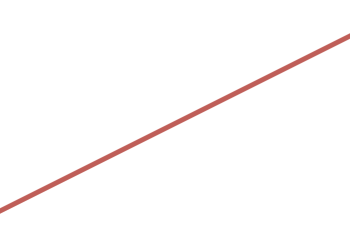
#> input picture fht/data/1.png, 350 x 228 px
$ jupyter execute --allow-errors solution.ipynb   (shell and % lines are left out)
#> lines starting #> are read from the running program, lines starting #| are printed output that depends on the picture; long printed decimals are rounded
# Fast Hough Transform

## Решение

Решение было основано на [статье](http://www.jip.ru/2017/294-308-2017.pdf).
Алгоритм FHT реализован для преимущественно-горизонтальных прямых с наклоном вниз (t < 0).

Для поиска прямых другого типа и применения найденного угла наклона строк предлагается повернуть или отобразить изображение таким образом, чтобы задача состояла в поиске ПГП с наклоном вверх:

```
- ПГП + t > 0: rotate(angle)
- ПГП + t < 0: img[::-1, :]; get angle; img[::-1, :]; rotate(angle)
- ПВП + t < 0: rotate(90); get angle; rotate(-90); rotate(angle)
- ПВП + t > 0: rotate(90); img[::-1, :]; get angle; rotate(90); img[::-1, :]; rotate(angle)
```

[cell 1]

import cv2
import time
import numpy as np
import matplotlib.pyplot as plt
from tqdm import tqdm

import sys
sys.setrecursionlimit(2000)

DATA_PATH = './data/'

[cell 2]
def merge_parts(p0, p1):
    h = p0.shape[0]
#> h = 83
    w = p0.shape[1] * 2
#> w = 2
    A = np.zeros((h, w))

    for strip in range(w):
        strip_ = int(strip / 2)
        shift = strip - strip_
        A[:, strip] = p0[:, strip_] + np.concatenate([p1[shift:, strip_], p1[:shift, strip_]], axis = 0)
#> after the loop, A = 83 pairs, first value 71 to 254, second value 38 to 254
    return A


def fht(img):
    h, w = img.shape
    if w < 2:
        return img[:, 0].reshape((h, 1))
    else:
        mid = w // 2
        return merge_parts(fht(img[:, :mid]), fht(img[:, mid:]))
#> after the loop in merge_parts (call 3), `for strip in range(w):`: A = 83 rows, first 6: [508, 508, 508, 508], [508, 508, 508, 508], [508, 508, 508, 508], [508, 508, 508, 504], [508, 508, 501, 293], [422, 339, 80, 282]
#> after the loop in merge_parts (call 6), `for strip in range(w):`: A = 83 rows, first 6: [508, 508, 508, 508], [508, 508, 508, 508], [508, 508, 508, 508], [508, 508, 508, 508], [508, 508, 508, 508], [508, 508, 508, 508]
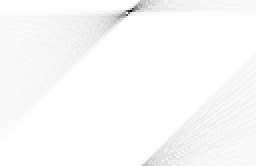
#> returned value: shape (83, 128) float64 (shown 2 times larger); min 2811, max 16256, mean 16019.1; drawn with min black and max white


def rotate(img, angle):
    h, w = img.shape
    center = (h / 2, w / 2)
    rot = cv2.getRotationMatrix2D(center, angle, 1.0)
    img = cv2.warpAffine(img, rot, (w, h), flags=cv2.INTER_NEAREST)
    return img


def get_angle(a, ext=False):
#> called with ext = False
    h, w = a.shape
#> h = 83; w = 128
    max_idx = np.argmax(np.var(a, axis=0))
#> max_idx = 65
#     max_value = max(a[max_idx, :])
    max_var = np.var(a, axis=0)[max_idx]
#> max_var = 2390930.6
    angle = np.rad2deg(np.arctan(max_idx / w))
#> angle = 26.92
#| Tilt angle:  26.922
#> in rotate, `rot = cv2.getRotationMatrix2D(center, angle, 1.0)`: rot = [[0.892, -0.453, 91.59], [0.453, 0.892, -32.65]]
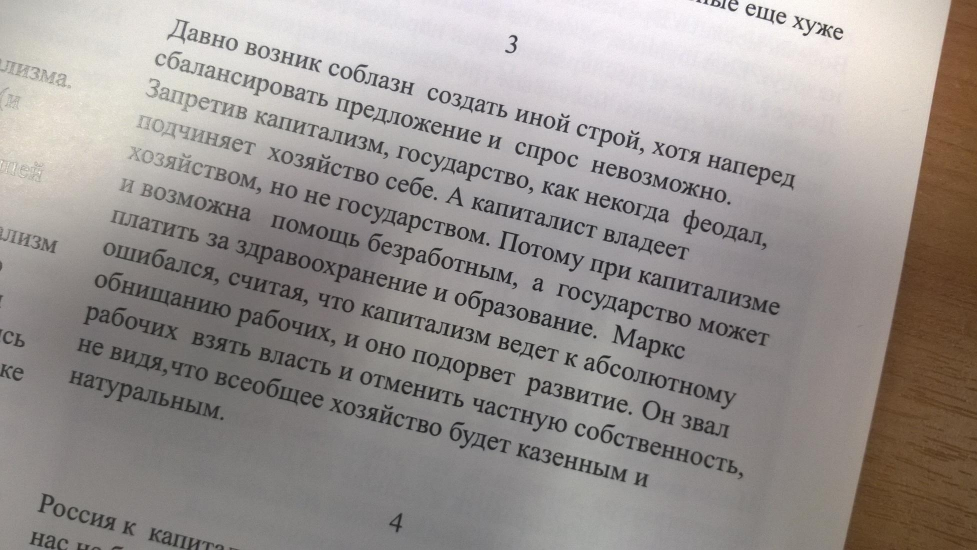
#> input picture fht/data/1.jpg, 1954 x 1100 px (shown at 1/2 size)
#> `img_canny = cv2.Canny(img, 100, 200, 3)`:
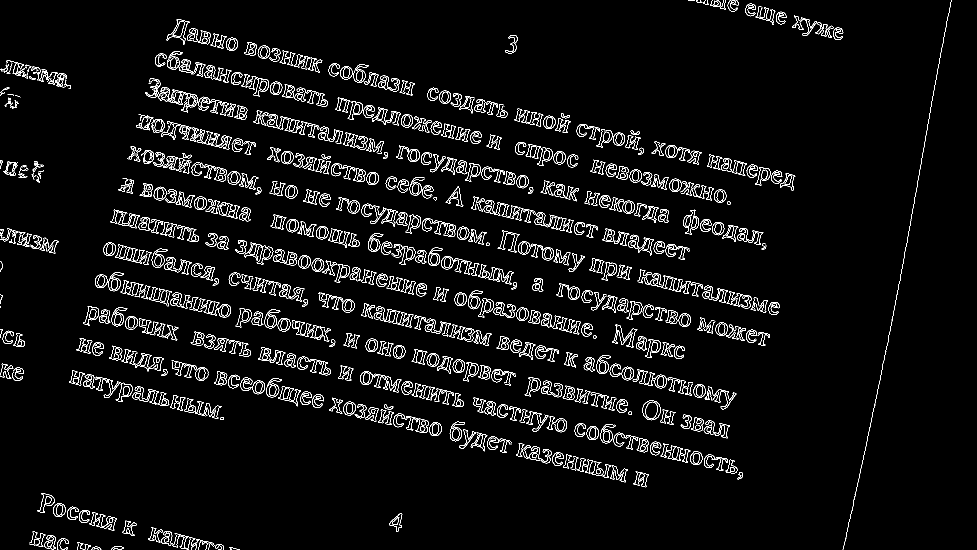
#> img_canny: shape (1100, 1954) (shown at 1/2 size); 4.2% white in thin lines or dots

    if ext:
        return (a, max_idx), (max_var, angle)
    return angle


def get_fht_angle(img, visualize=True):
#> called with visualize = True
    h, w = np.array(img).shape
#> h = 1100; w = 1954
    rotated = np.rot90(img, 1)
#> rotated: shape (1954, 1100); 4.2% white in thin lines or dots
    h_r, w_r = rotated.shape
#> h_r = 1954; w_r = 1100

    if w & (w - 1) != 0:
        w_pow = 128
        scale = w_pow / w
#> scale = 0.0655
        img = cv2.resize(img, (int(w_pow), int(scale * h)), cv2.INTER_CUBIC)
#> img: shape (72, 128)

    if w_r & (w_r - 1) != 0:
        w_pow = 128
        scale_r = w_pow / w_r
#> scale_r = 0.116
        rotated = cv2.resize(rotated, (int(w_pow), int(scale_r * h_r)), cv2.INTER_CUBIC)
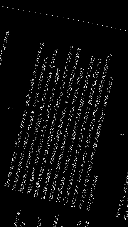
#> rotated: shape (227, 128); min 0, max 255, mean 10.5

    cases = ['identical', 'rotated', 'mirror', 'rotated & mirror']
    i_vis, i_val = get_angle(fht(img), True)
#> i_val = (1618898.3, 14.04)
    r_vis, r_val = get_angle(fht(rotated), True)
#> call 3 of get_angle, with ext = True
#> in get_angle (call 3), `max_idx = np.argmax(np.var(a, axis=0))`: max_idx = 26
#> in get_angle (call 3), `max_idx = np.argmax(np.var(a, axis=0))`:
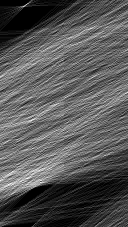
#> a: shape (227, 128) float64; min 0, max 3486, mean 1191.3; drawn with min black and max white
#> in get_angle (call 3), `max_var = np.var(a, axis=0)[max_idx]`: max_var = 627811.1
#> in get_angle (call 3), `angle = np.rad2deg(np.arctan(max_idx / w))`: angle = 11.48
#> r_val = (627811.1, 11.48)
    m_vis, m_val = get_angle(fht(img[::-1, :]), True)
#> call 4 of get_angle, with ext = True
#> in get_angle (call 4), `max_idx = np.argmax(np.var(a, axis=0))`: max_idx = 1
#> in get_angle (call 4), `max_idx = np.argmax(np.var(a, axis=0))`:
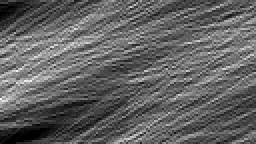
#> a: shape (72, 128) float64 (shown 2 times larger); min 0, max 3144, mean 1211.9; drawn with min black and max white
#> in get_angle (call 4), `max_var = np.var(a, axis=0)[max_idx]`: max_var = 549409
#> in get_angle (call 4), `angle = np.rad2deg(np.arctan(max_idx / w))`: angle = 0.448
#> m_val = (549409, 0.448)
    mr_vis, mr_val = get_angle(fht(rotated[::-1, :]), True)
#> in get_angle (call 5), `max_idx = np.argmax(np.var(a, axis=0))`: max_idx = 9
#> in get_angle (call 5), `max_idx = np.argmax(np.var(a, axis=0))`:
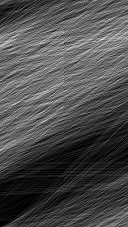
#> a: shape (227, 128) float64; min 0, max 3942, mean 1191.3; drawn with min black and max white
#> in get_angle (call 5), `max_var = np.var(a, axis=0)[max_idx]`: max_var = 565891.9
#> in get_angle (call 5), `angle = np.rad2deg(np.arctan(max_idx / w))`: angle = 4.02
#> mr_val = (565891.9, 4.02)
    vals = np.array([i_val, r_val, m_val, mr_val])
#> vals = [[1618898.3, 14.04], [627811.1, 11.48], [549409, 0.448], [565891.9, 4.02]]

    if visualize:
        f, ax = plt.subplots(2, 2, figsize = (10, 10))
        f.suptitle('FHT for all possible cases')
        ax[0, 0].imshow(i_vis[0], cmap='gray')
        ax[0, 0].plot([i_vis[1]] * int(scale * h), np.arange(int(scale * h)), 'r')
        ax[0, 0].set_title(cases[0])
        ax[0, 1].imshow(r_vis[0], cmap='gray')
        ax[0, 1].plot([r_vis[1]] * int(scale_r * h_r), np.arange(int(scale_r * h_r)), 'r')
        ax[0, 1].set_title(cases[1])
        ax[1, 0].imshow(m_vis[0], cmap='gray')
        ax[1, 0].plot([m_vis[1]] * int(scale * h), np.arange(int(scale * h)), 'r')
        ax[1, 0].set_title(cases[2])
        ax[1, 1].imshow(mr_vis[0], cmap='gray')
        ax[1, 1].plot([mr_vis[1]] * int(scale_r * h_r), np.arange(int(scale_r * h_r)), 'r')
        ax[1, 1].set_title(cases[3])
        plt.show()
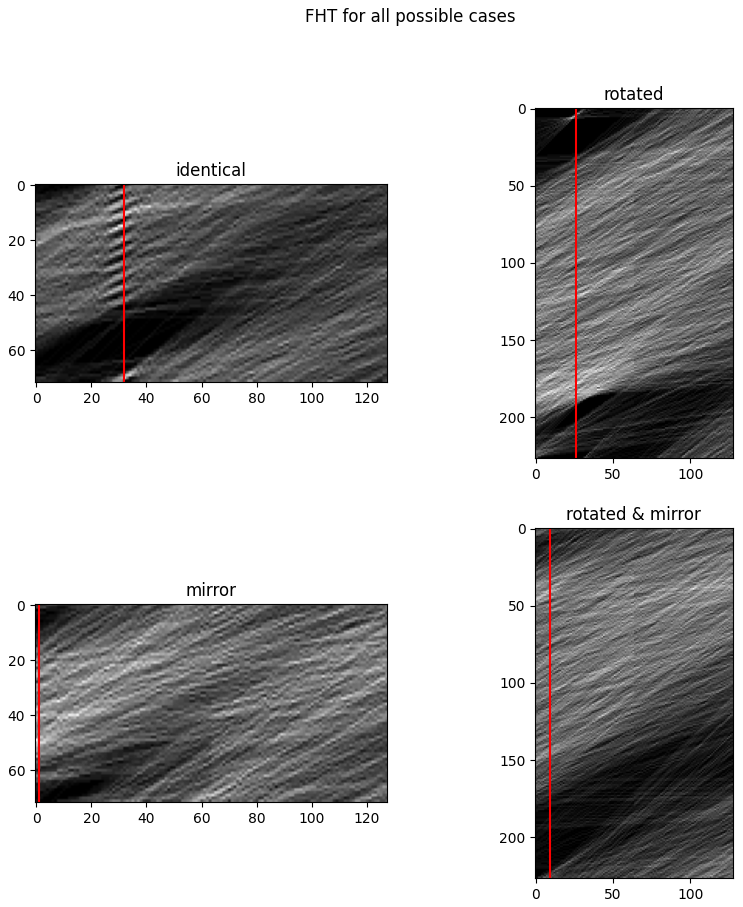
#> figure drawn by matplotlib, 4 panels

    max_var = np.argmax(vals[:, 0])
#> max_var = 0
#> `case, angle = get_fht_angle(img_canny)`: case = 'identical'; angle = 14.04
#| Case: identical
#| Tilt angle: 14.036

    return list(zip(cases, vals[:, 1]))[max_var]

### Пример работы алгоритма на простом изображении

Алгоритм реализован для ПГП с наклоном вниз, поэтому нам нужно отразить изображение, чтобы можно было применить алгоритм.

[cell 3]
img = cv2.imread(DATA_PATH + '1.png', cv2.IMREAD_GRAYSCALE)
h, w = img.shape

plt.figure(figsize=(6, 6))
plt.title('Input image')
plt.imshow(img, cmap='gray')
plt.axis('off')
plt.show()

img_m = img[::-1, :]
img_m = cv2.resize(img_m, (int(128), int(128 / w * h)), cv2.INTER_CUBIC)

fht_res = fht(img_m)
plt.title('FHT')
plt.imshow(fht_res, cmap='gray')
plt.axis('off')
plt.show()

angle = get_angle(fht_res)
print('Tilt angle: ', angle)
img = rotate(img, -angle)

plt.figure(figsize=(6, 6))
plt.title('Output image')
plt.imshow(img, cmap='gray')
plt.axis('off')
plt.show()

### Описание решения

Для получения решения алгоритм запускается для обнаружения всех возможных видов прямых, \
то есть применяется 4 вида преобразований и для каждого находится угол наклона строк. \
Для получения угла мы находим столбец с максимальной дисперсией, дальше считаем его отношение к ширине, вычисляем arctan и тд. \
Теперь, чтобы определить, какое преобразование лучше всего нашло ПГП с наклоном вниз, а, соответственно, и угол, \
возьмем максимум по всем максимальным дисперсиям преобразований и вернем соответствующий угол.

#> (a cell that did not finish here is left out)

#> call 2 of rotate, with angle = 14.04
#> in rotate (call 2), `rot = cv2.getRotationMatrix2D(center, angle, 1.0)`: rot = [[0.97, 0.243, -220.5], [-0.243, 0.97, 162.6]]
#> in rotate (call 2), `img = cv2.warpAffine(img, rot, (w, h), flags=cv2.INTER_NEAREST)`:
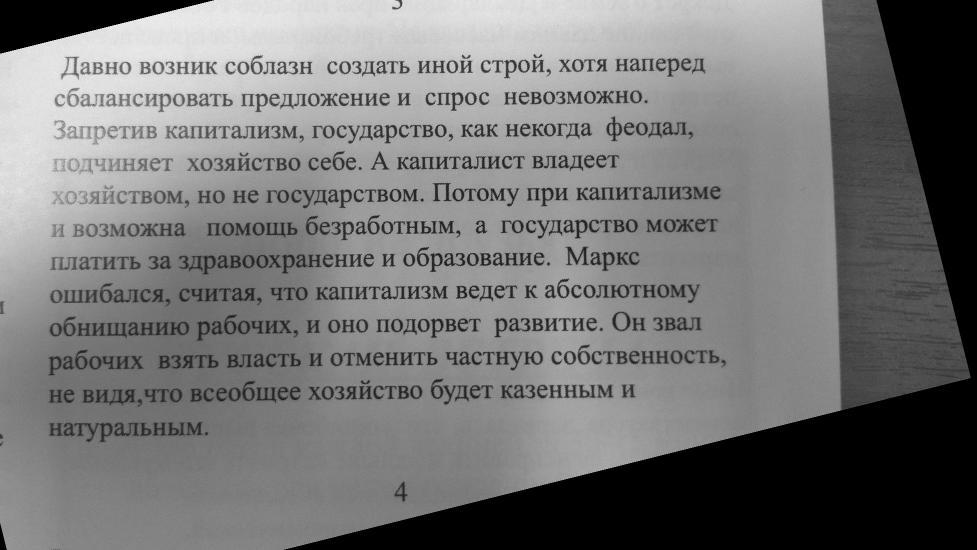
#> img: shape (1100, 1954) (shown at 1/2 size); min 0, max 243, mean 117.3
    plt.figure(figsize=(10, 10))
    plt.title('Transformed image')
    plt.imshow(img, cmap='gray')
    plt.axis('off')
    plt.show()

    print('-' * 90)
    print()

## Выводы

[cell 5]
sizes = [(8, 8), (64, 64), (256, 256), (512, 512), (1024, 1024), (2048, 2048), (4096, 4096)]
area_by_time = []

for size in tqdm(sizes):
    img = np.random.uniform(low=0, high=255, size=size)
    start_time = time.time()
    a = fht(img)
    end_time = time.time()
    area_by_time.append((size[0] * size[1] * 1e-6 , (end_time - start_time) * 1e3))

area_by_time = np.array(area_by_time)

plt.plot(area_by_time[:, 0], area_by_time[:, 1])
plt.xlabel('Area mp')
plt.ylabel('Time ms')
plt.show()
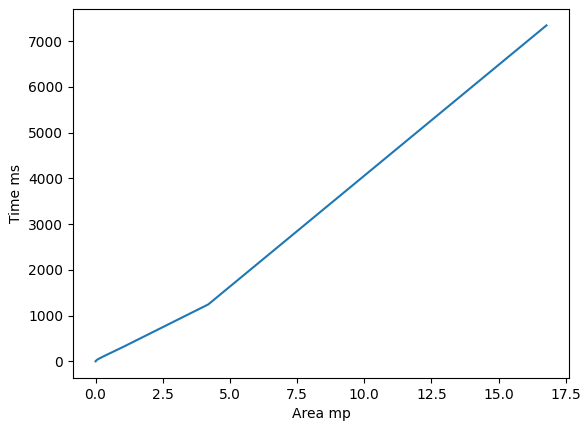
#> figure drawn by matplotlib, 1 panel
